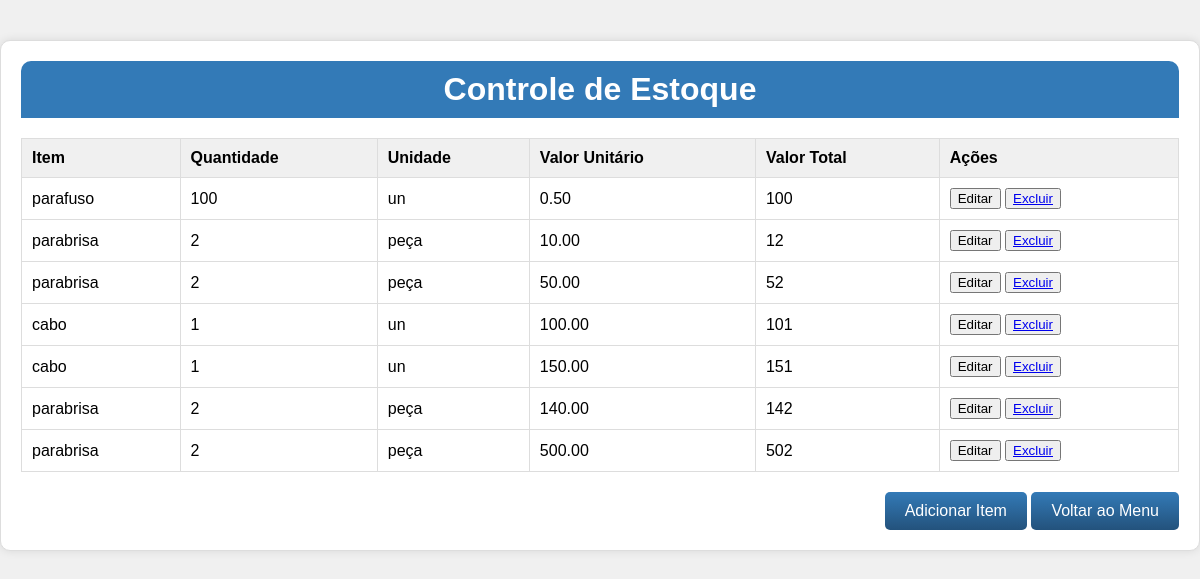
Screenshot of /estoque/ (signed in) with the database file from the repository.
### estoque/models.py (models this page shows, shortened)
class Item(models.Model):
    item = models.CharField(max_length=100)
    quantidade = models.IntegerField()
    unidade = models.CharField(max_length=50)
    valor_unitario = models.DecimalField(max_digits=10, decimal_places=2)
    valor_total = models.DecimalField(max_digits=10, decimal_places=2)

### estoque/views.py (the view)
# urls.py: path('', views.estoque_list, name='estoque_list'),
@login_required # View para renderizar a página inicial do controle de estoque
def estoque_list(request):
    items = Item.objects.all()  # Obtém todos os itens do estoque do banco de dados
    return render(request, 'estoque.html', {'items': items})

### estoque/templates/estoque.html (shortened to what this page needs)
<!DOCTYPE html>
<html lang="pt-BR">
<head>
</head>
<body>
  <div class="container">
    <div class="header">
      <h1>Controle de Estoque</h1>
    </div>
    <div class="table-container">
      <table class="table" id="estoqueTable">
        <thead>
          <tr>
            <th>Item</th>
            <th>Quantidade</th>
            <th>Unidade</th>
            <th>Valor Unitário</th>
            <th>Valor Total</th>
            <th>Ações</th>
          </tr>
        </thead>
        <tbody id="estoque">
          {% for item in items %}
          <tr data-id="{{ item.id }}">
            <td>{{ item.item }}</td>
            <td>{{ item.quantidade }}</td>
            <td>{{ item.unidade }}</td>
            <td>{{ item.valor_unitario }}</td>
            <td>{{ item.quantidade|add:item.valor_unitario }}</td>
            <td>
              <button onclick="editItem(this)">Editar</button>
              <button>
              <a href="{% url 'delete_item' item.id %}" class="btn btn-danger">Excluir</a>
              </button>
            </td>
          </tr>
          {% endfor %}
        </tbody>
      </table>
    </div>
    <div class="button-container">
      <button class="gradient-button" onclick="toggleForm()">Adicionar Item</button>
       <button class="gradient-button" onclick="window.location.href='{% url 'menu' %}'">Voltar ao Menu</button>
    </div>
  </div>
</body>
</html>

### estoque/templates/estoque.html (style rules this page uses)
body { background-color: #f0f0f0; font-family: Arial, sans-serif; margin: 0; }
.container { max-width: 1200px; margin: 40px auto; padding: 20px; background-color: #fff; border: 1px solid #ddd; border-radius: 10px; box-shadow: 0 0 10px rgba(0, 0, 0, 0.1); }
.header { background-color: #337ab7; color: #fff; padding: 10px; text-align: center; border-top-left-radius: 10px; border-top-right-radius: 10px; }
.header h1 { margin: 0; }
.table-container { margin-top: 20px; }
.table { width: 100%; border-collapse: collapse; }
.table th, .table td { border: 1px solid #ddd; padding: 10px; text-align: left; }
.table th { background-color: #f0f0f0; }
.button-container { text-align: right; margin-top: 20px; }
.button-container .gradient-button { background-image: linear-gradient(to bottom, #337ab7, #23527c); background-color: #337ab7; color: #fff; border: none; padding: 10px 20px; font-size: 16px; cursor: pointer; border-radius: 5px; }

### rows the page displays
Item: item "parafuso", quantidade "100", unidade "un", valor_unitario "0.50", quantidade|add "100"
Item: item "parabrisa", quantidade "2", unidade "peça", valor_unitario "10.00", quantidade|add "12"
Item: item "parabrisa", quantidade "2", unidade "peça", valor_unitario "50.00", quantidade|add "52"
Item: item "cabo", quantidade "1", unidade "un", valor_unitario "100.00", quantidade|add "101"
Item: item "cabo", quantidade "1", unidade "un", valor_unitario "150.00", quantidade|add "151"
Item: item "parabrisa", quantidade "2", unidade "peça", valor_unitario "140.00", quantidade|add "142"
Item: item "parabrisa", quantidade "2", unidade "peça", valor_unitario "500.00", quantidade|add "502"
